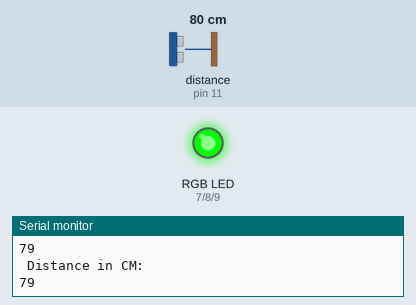
Simulated run of this sketch. Board: Arduino Uno, built with avr-gcc and run on an emulated ATmega328P. On the bench: an RGB LED mixed from three pins (HIGH = lit), the last lines printed to the serial monitor. Wiring (inferred from the names in the program): ultrasonic range finder: trigger pin 12; echo pin 11. Inputs (shaded band) come from the test bench; at power-on: distance to the obstacle (sensor on pin 11) 80 cm. The echo pulse lasts 58.3 µs per cm; pins used as bus, display or sensor lines are not drawn.

Above: at 2.3 s.
2.4 s: distance to the obstacle (sensor on pin 11) set to 13 cm
4.7 s: distance to the obstacle (sensor on pin 11) set to 10 cm
At 7.7 s:
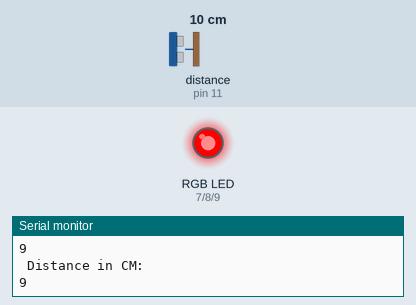
8.0 s: distance to the obstacle (sensor on pin 11) set to 18 cm
At 10.3 s:
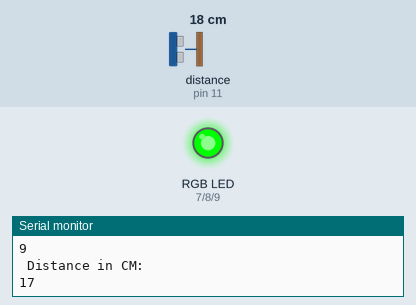
11.0 s: distance to the obstacle (sensor on pin 11) set to 2 cm
At 14.0 s:
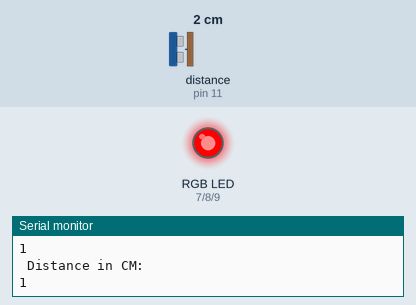
Timing chart, 0 to 15.0 s (numbered marks = the images above; inputs shaded):
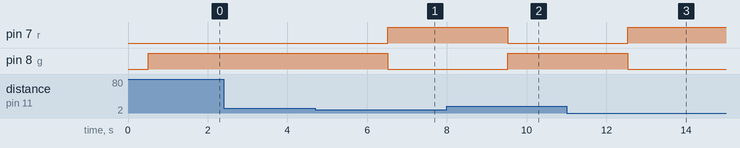

Measured:
- the behaviour switches between 12 and 11 cm on distance to the obstacle (sensor on pin 11) (found by bisection; images 0 and 1)
- after the input at 4.7 s, pin 7 (r): LOW → HIGH after 1.8 s; pin 8 (g): HIGH → LOW after 1.8 s
- after the input at 8.0 s, pin 7 (r): HIGH → LOW after 1.5 s; pin 8 (g): LOW → HIGH after 1.5 s
- after the input at 11.0 s, pin 7 (r): LOW → HIGH after 1.5 s; pin 8 (g): HIGH → LOW after 1.5 s

The sketch:

Code003.ino
```cpp
/*This code explains the working of Parking sorter to park vehicles in gargage or parking areas
 * Uses RGB LED and distance sensor. Based on distance of vehicle, led color varies
 */

#define trigPin 12
#define echoPin 11
int r = 7;
int g = 8;
int b = 9;
int timetaken, dist;

void setup() {
  Serial.begin (9600);
  pinMode(trigPin, OUTPUT);
  pinMode(echoPin, INPUT);
  pinMode(r, OUTPUT);
  pinMode(g, OUTPUT);
  pinMode(b, OUTPUT);
}

void loop() {

  digitalWrite(trigPin, HIGH);
  delayMicroseconds(1000);
  digitalWrite(trigPin, LOW);
  timetaken = pulseIn(echoPin, HIGH);
  dist = (timetaken / 2) * 0.034049 ;
  if (dist >= 300 || dist <= 0) {
    Serial.print("Out Of Range");
  }
  else {

    Serial.println("\n Distance in CM: ");

    Serial.print( dist);

  }
  delay(500);

  if (dist <= 10) {
    blinkred();
  }
  else if (dist >= 10 && dist <= 30) {
    blinkblue();
  }
  else {
    blinkgreen();
  }
}

void blinkred() {

  digitalWrite(r, HIGH);    // turn the LED ON
  digitalWrite(g, LOW);
  digitalWrite(b, LOW);
  delay(1000);
}

void blinkblue() {

  digitalWrite(r, LOW);    // turn the LED on
  digitalWrite(g, HIGH);
  digitalWrite(b, LOW);
  delay(1000);
}

void blinkgreen() {

  digitalWrite(r, LOW);    // turn the LED ON
  digitalWrite(g, HIGH);
  digitalWrite(b, LOW);
  delay(1000);
}
```
